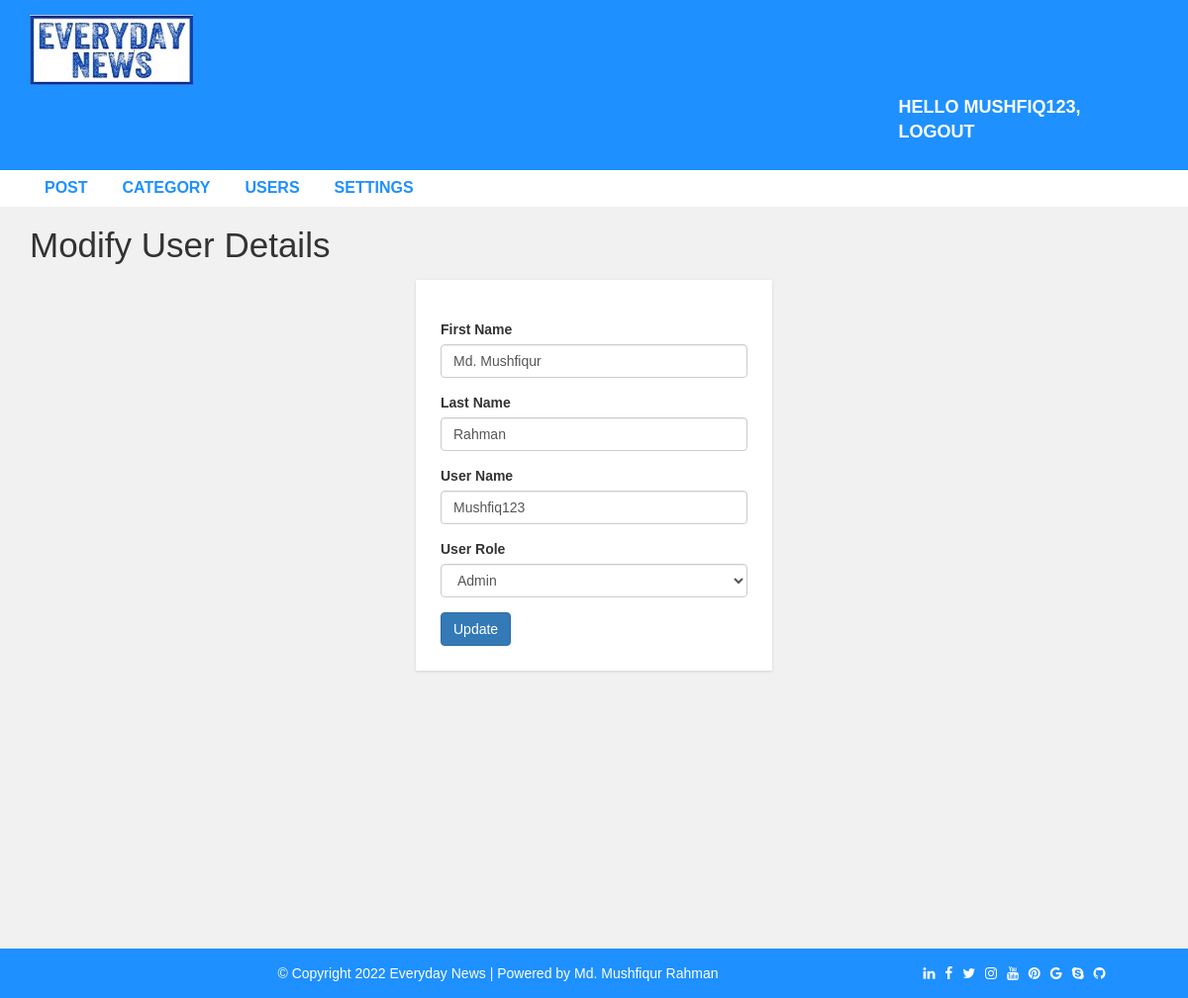
The app's page /admin/update-user.php?id=40 (signed in) with its own data.
### tables this page shows
CREATE TABLE `settings` (
  `websitename` varchar(60) NOT NULL,
  `logo` varchar(60) NOT NULL,
  `footerdesc` varchar(255) NOT NULL
);

CREATE TABLE `user` (
  `user_id` int(10) UNSIGNED NOT NULL,
  `first_name` varchar(30) NOT NULL,
  `last_name` varchar(30) NOT NULL,
  `username` varchar(30) DEFAULT NULL,
  `password` varchar(40) DEFAULT NULL,
  `role` int(11) NOT NULL
);

### admin/update-user.php (the view, shortened to what this page needs)
<?php include "header.php";
?>
  <div id="admin-content">
      <div class="container">
          <div class="row">
              <div class="col-md-12">
                  <h1 class="admin-heading">Modify User Details</h1>
              </div>
              <div class="col-md-offset-4 col-md-4">
                <?php
                include 'config.php';
                $user_id = $_GET['id'];
                $sql = "SELECT * FROM user WHERE user_id = {$user_id}";
                $result = mysqli_query($conn, $sql) or die("Connection Failed");
                if (mysqli_num_rows($result) > 0) {
                  while ($row = mysqli_fetch_assoc($result)) {
                 ?>
                  <form  action="<?php $_SERVER['PHP_SELF'];?>" method ="POST">
                          <div class="form-group">
                          <label>First Name</label>
                          <input type="text" name="f_name" class="form-control" value="<?php echo $row['first_name']; ?>" placeholder="" required>
                      </div>
                      <div class="form-group">
                          <label>Last Name</label>
                          <input type="text" name="l_name" class="form-control" value="<?php echo $row['last_name']; ?>" placeholder="" required>
                      </div>
                      <div class="form-group">
                          <label>User Name</label>
                          <input type="text" name="username" class="form-control" value="<?php echo $row['username']; ?>" placeholder="" required>
                      </div>
                      <div class="form-group">
                          <label>User Role</label>
                          <select class="form-control" name="role" value="<?php echo $row['role']; ?>">
                            <?php
                            if($row['role'] == 1) {
                                echo '<option value="0">normal User</option>
                              <option value="1" selected>Admin</option>';
                              }else{ echo '<option value="0" selected>normal User</option>
                              <option value="1">Admin</option>';}
                              ?>
                          </select>
                      </div>
                      <input type="submit" name="submit" class="btn btn-primary" value="Update" required />
                  </form>
                    <?php
                      }
                    }
                     ?>
              </div>
          </div>
      </div>
  </div>
<?php include "footer.php"; ?>

### admin/header.php (shortened to what this page needs)
<!DOCTYPE html>
<html lang="en">
<head>
  <link rel="stylesheet" href="../css/bootstrap.min.css" />
  <link rel="stylesheet" href="../css/font-awesome.css">
  <link rel="stylesheet" href="../css/style.css">
</head>
<body>
  <div id="header-admin">
    <div class="container">
      <div class="row">
        <div class="col-md-2">
          <?php
          include "config.php";
          $sql = "SELECT * FROM settings";
          $result = mysqli_query($conn, $sql) or die("Query Failed.");
          if(mysqli_num_rows($result) > 0){
            while($row = mysqli_fetch_assoc($result)) {
              if ($row['logo'] == "") {
                echo '<a href="index.php"><h1>' . $row['websitename'].'</h1></a>';
              }else{
                echo '<a href="post.php"><img class="logo" src="images/'.$row['logo'].'"></a>';
              }
            }
          }
          ?>
        </div>
        <div class="col-md-offset-9  col-md-3">
          <a href="logout.php" class="admin-logout" >Hello <?php echo $_SESSION['username'] . ", "; ?>logout</a>
        </div>
      </div>
    </div>
  </div>
  <div id="admin-menubar">
    <div class="container">
      <div class="row">
        <div class="col-md-12">
          <ul class="admin-menu">
            <li>
              <a href="post.php">Post</a>
            </li>
            <?php
            if ($_SESSION['user_role'] == '1') {
              ?>
              <li>
                <a href="category.php">Category</a>
              </li>
              <li>
                <a href="users.php">Users</a>
              </li>
              <li>
                <a href="settings.php">Settings</a>
              </li>
            <?php } ?>
          </ul>
        </div>
      </div>
    </div>
  </div>

### admin/footer.php
<div id ="footer">
    <div class="container">
        <div class="row">
            <div class="col-md-12">
                <?php
                  include "config.php";
                  $sql = "SELECT * FROM settings";
                  $result = mysqli_query($conn, $sql) or die("Query Failed.");
                  if(mysqli_num_rows($result) > 0){
                    while($row = mysqli_fetch_assoc($result)) {
                ?>
                 <span style="margin: 0px 200px;"><?php echo $row['footerdesc'] ?></span>
                <span>
                    <a href="#" style="margin: 0px 3px;" class="fa fa-linkedin"></a>
                    <a href="#" style="margin: 0px 3px;" class="fa fa-facebook"></a>
                    <a href="#" style="margin: 0px 3px;" class="fa fa-twitter"></a>
                    <a href="#" style="margin: 0px 3px;" class="fa fa-instagram"></a>
                    <a href="#" style="margin: 0px 3px;" class="fa fa-youtube"></a>
                    <a href="#" style="margin: 0px 3px;" class="fa fa-pinterest"></a>
                    <a href="#" style="margin: 0px 3px;" class="fa fa-google"></a>
                    <a href="#" style="margin: 0px 3px;" class="fa fa-skype"></a>
                    <a href="#" style="margin: 0px 3px;" class="fa fa-github"></a>
                </span>
                <?php
                    }
                }
                 ?>
            </div>
        </div>
    </div>
</div>
</body>
</html>

### css/style.css (style rules this page uses)
body { background: #f1f1f1; font-family: sans-serif,arial,Helvetica; }
a, a:hover, a:focus { text-decoration: none; outline: none; }
ul { margin:0; padding:0; list-style:none; }
img.logo { width: 100%; height: auto; display: block; }
#header-admin { background-color: #1E90FF; padding: 15px 0; }
#header-admin .admin-logout { margin: 10px 0; color: #fff; font-size: 18px; font-weight: 600; text-transform: uppercase; display: inline-block; }
#admin-menubar { background-color: #fff; }
#admin-menubar .admin-menu { font-size: 0; }
#admin-menubar .admin-menu li { display: inline-block; margin: 0 5px 0 0; }
#admin-menubar .admin-menu li a { color: #1E90FF; font-size: 16px; font-weight: 600; text-transform: uppercase; padding: 7px 15px; display: block; transition: all 0.3s; }
#admin-content { padding: 20px 0; min-height: 750px; }
#admin-content .admin-heading { font-size: 35px; margin: 0 0 15px; }
form { background: #fff; padding: 25px; box-shadow:0 1px 3px rgba(0, 0, 0, 0.13); }
#footer { color: #fff; padding:15px 0; text-align:center; background-color:#1e90ff; }
#footer a { color:#fff; }

### records on screen
settings: logo (picture), footerdesc "© Copyright 2022 Everyday News | Powered by Md. Mushfiqur Rahman"
user: f_name "Md. Mushfiqur", l_name "Rahman", username "Mushfiq123", role "Admin"

### other values on screen
$_SESSION['username'] "MUSHFIQ123"
